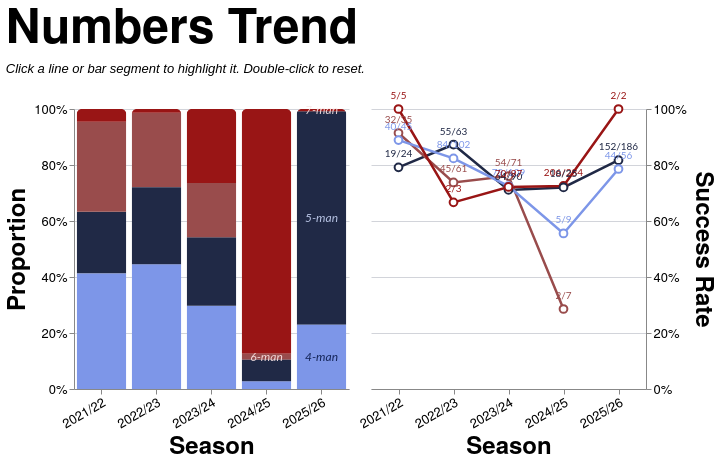

Write the Vega-Lite specification saved for this chart.
### Vega-Lite specification from a JSON file in a GitHub repository (floating-point values rounded to 4 significant figures; data arrays with more than 128 entries replaced by an {"elided": "..."} marker saying what was removed)
{"config": {"axis": {"labelFont": "PT Sans Narrow, Helvetica Neue, Helvetica, Arial, sans-serif", "titleFont": "PT Sans Narrow, Helvetica Neue, Helvetica, Arial, sans-serif", "labelFontSize": 13, "titleFontSize": 24, "gridColor": "#202947", "gridOpacity": 0.2, "zindex": 1}, "text": {"font": "Lato, sans-serif"}, "bar": {"cornerRadiusEnd": 5}, "header": {"labelFont": "PT Sans Narrow, Helvetica Neue, Helvetica, Arial, sans-serif", "titleFont": "PT Sans Narrow, Helvetica Neue, Helvetica, Arial, sans-serif", "labelFontSize": 24, "titleFontSize": 28, "labelFontWeight": "bold", "orient": "left"}, "legend": {"labelFont": "PT Sans Narrow, Helvetica Neue, Helvetica, Arial, sans-serif", "titleFont": "PT Sans Narrow, Helvetica Neue, Helvetica, Arial, sans-serif", "labelFontSize": 14, "titleFontSize": 16, "titlePadding": 5, "fillColor": "white", "strokeColor": "black", "padding": 10, "titleFontWeight": "lighter", "titleFontStyle": "italic", "titleColor": "gray", "offset": 10}, "title": {"font": "PT Sans Narrow, Helvetica Neue, Helvetica, Arial, sans-serif", "fontSize": 48, "fontWeight": "bold", "anchor": "start", "align": "center", "titlePadding": 20, "subtitlePadding": 10, "subtitleFontSize": 13, "subtitleColor": "", "subtitleFontStyle": "italic", "offset": 15, "color": "black"}, "axisX": {"labelAngle": 0}, "facet": {"title": null, "header": null, "align": {"row": "each", "column": "each"}}, "resolve": {"scale": {"y": "independent", "facet": "independent"}}, "background": "transparent", "scale": {"offsetBandPaddingOuter": 0.2, "offsetBandPaddingInner": 0.1}, "view": {"stroke": null, "background": "transparent"}}, "hconcat": [{"layer": [{"mark": {"type": "bar", "opacity": 0.85}, "encoding": {"color": {"field": "numbers", "legend": null, "scale": {"domain": ["4", "5", "6", "7"], "range": ["#7d96e8", "#202946", "#994C4C", "#991515"]}, "sort": ["4", "5", "6", "7"], "type": "nominal"}, "opacity": {"condition": {"param": "param_10", "value": 1.0, "empty": true}, "value": 0.2}, "order": {"field": "stack_order", "sort": "ascending", "type": "quantitative"}, "stroke": {"value": "transparent"}, "tooltip": [{"field": "season", "title": "Season", "type": "nominal"}, {"field": "numbers_display", "title": "Numbers", "type": "nominal"}, {"field": "attempts", "format": ",.0f", "title": "Attempts", "type": "quantitative"}, {"field": "won", "format": ",.0f", "title": "Won", "type": "quantitative"}, {"field": "success_rate", "format": ".1%", "title": "Success Rate", "type": "quantitative"}], "x": {"axis": {"labelAngle": -30}, "field": "season", "sort": ["2021/22", "2022/23", "2023/24", "2024/25", "2025/26"], "title": "Season", "type": "nominal"}, "y": {"axis": {"format": "%", "orient": "left"}, "field": "attempts", "stack": "normalize", "title": "Proportion", "type": "quantitative"}}, "name": "view_5", "transform": [{"filter": "(loSquad == 'All' || datum.squad == loSquad) && (loGameType == 'All' || (loGameType == 'League + Cup' && (datum.game_type == 'League' || datum.game_type == 'Cup')) || (loGameType == 'League only' && datum.game_type == 'League') || datum.game_type == loGameType) && (loThrower == 'All' || datum.thrower == loThrower) && (loJumper == 'All' || datum.jumper == loJumper) && (loArea == 'All' || datum.area == loArea)"}, {"aggregate": [{"op": "count", "as": "attempts"}, {"op": "sum", "field": "won", "as": "won"}], "groupby": ["season", "numbers"]}, {"calculate": "datum.won / datum.attempts", "as": "success_rate"}, {"calculate": "datum.won + '/' + datum.attempts", "as": "won_attempts_label"}, {"calculate": "datum.numbers + '-man'", "as": "numbers_display"}, {"calculate": "datum.numbers == '4' ? 0 : datum.numbers == '5' ? 1 : datum.numbers == '6' ? 2 : datum.numbers == '7' ? 3 : 999", "as": "stack_order"}]}, {"mark": {"type": "text", "align": "center", "baseline": "middle", "fontSize": 12, "fontStyle": "italic"}, "encoding": {"color": {"field": "text_label_color", "legend": null, "scale": null, "type": "nominal"}, "opacity": {"condition": {"param": "param_10", "value": 0.9, "empty": true}, "value": 0.3}, "text": {"field": "numbers_display", "type": "nominal"}, "x": {"axis": {"labelAngle": -30}, "field": "season", "sort": ["2021/22", "2022/23", "2023/24", "2024/25", "2025/26"], "title": "Season", "type": "nominal"}, "y": {"field": "mid_y", "scale": {"domain": [0, 1]}, "type": "quantitative"}}, "transform": [{"filter": "(loSquad == 'All' || datum.squad == loSquad) && (loGameType == 'All' || (loGameType == 'League + Cup' && (datum.game_type == 'League' || datum.game_type == 'Cup')) || (loGameType == 'League only' && datum.game_type == 'League') || datum.game_type == loGameType) && (loThrower == 'All' || datum.thrower == loThrower) && (loJumper == 'All' || datum.jumper == loJumper) && (loArea == 'All' || datum.area == loArea)"}, {"aggregate": [{"op": "count", "as": "attempts"}, {"op": "sum", "field": "won", "as": "won"}], "groupby": ["season", "numbers"]}, {"calculate": "datum.won / datum.attempts", "as": "success_rate"}, {"calculate": "datum.won + '/' + datum.attempts", "as": "won_attempts_label"}, {"calculate": "datum.numbers + '-man'", "as": "numbers_display"}, {"calculate": "datum.numbers == '4' ? 0 : datum.numbers == '5' ? 1 : datum.numbers == '6' ? 2 : datum.numbers == '7' ? 3 : 999", "as": "stack_order"}, {"joinaggregate": [{"op": "sum", "field": "attempts", "as": "season_total"}], "groupby": ["season"]}, {"calculate": "datum.attempts / datum.season_total", "as": "proportion"}, {"window": [{"op": "sum", "field": "proportion", "as": "cum_prop"}], "frame": [null, 0], "groupby": ["season"], "sort": [{"field": "stack_order", "order": "ascending"}]}, {"calculate": "datum.cum_prop - datum.proportion / 2", "as": "mid_y"}, {"calculate": "datum.numbers == '4' ? '#0a1a4a' : datum.numbers == '5' ? '#c8d4f5' : datum.numbers == '6' ? '#fce8e8' : datum.numbers == '7' ? '#fce8e8' : 'black'", "as": "text_label_color"}, {"calculate": "toNumber(split(datum.season, '/')[0])", "as": "season_order_num"}, {"window": [{"op": "row_number", "field": "", "as": "season_rank"}], "groupby": ["numbers"], "sort": [{"field": "season_order_num", "order": "descending"}]}, {"filter": "datum.season_rank == 1"}]}], "height": 280, "width": {"step": 55}}, {"layer": [{"mark": {"type": "line", "point": {"fill": "white", "filled": false, "size": 60}, "strokeWidth": 2.5}, "encoding": {"color": {"field": "numbers", "legend": null, "scale": {"domain": ["4", "5", "6", "7"], "range": ["#7d96e8", "#202946", "#994C4C", "#991515"]}, "sort": ["4", "5", "6", "7"], "type": "nominal"}, "detail": {"field": "numbers", "type": "nominal"}, "opacity": {"condition": {"param": "param_10", "value": 1.0, "empty": true}, "value": 0.2}, "tooltip": [{"field": "season", "title": "Season", "type": "nominal"}, {"field": "numbers_display", "title": "Numbers", "type": "nominal"}, {"field": "attempts", "format": ",.0f", "title": "Attempts", "type": "quantitative"}, {"field": "won", "format": ",.0f", "title": "Won", "type": "quantitative"}, {"field": "success_rate", "format": ".1%", "title": "Success Rate", "type": "quantitative"}], "x": {"axis": {"labelAngle": -30}, "field": "season", "sort": ["2021/22", "2022/23", "2023/24", "2024/25", "2025/26"], "title": "Season", "type": "nominal"}, "y": {"axis": {"format": "%", "orient": "right"}, "field": "success_rate", "scale": {"domainMax": 1, "nice": true}, "title": "Success Rate", "type": "quantitative"}}, "name": "view_6", "transform": [{"filter": "(loSquad == 'All' || datum.squad == loSquad) && (loGameType == 'All' || (loGameType == 'League + Cup' && (datum.game_type == 'League' || datum.game_type == 'Cup')) || (loGameType == 'League only' && datum.game_type == 'League') || datum.game_type == loGameType) && (loThrower == 'All' || datum.thrower == loThrower) && (loJumper == 'All' || datum.jumper == loJumper) && (loArea == 'All' || datum.area == loArea)"}, {"aggregate": [{"op": "count", "as": "attempts"}, {"op": "sum", "field": "won", "as": "won"}], "groupby": ["season", "numbers"]}, {"calculate": "datum.won / datum.attempts", "as": "success_rate"}, {"calculate": "datum.won + '/' + datum.attempts", "as": "won_attempts_label"}, {"calculate": "datum.numbers + '-man'", "as": "numbers_display"}]}, {"mark": {"type": "text", "align": "center", "baseline": "bottom", "dy": -8, "fontSize": 10}, "encoding": {"color": {"field": "numbers", "legend": null, "scale": {"domain": ["4", "5", "6", "7"], "range": ["#7d96e8", "#202946", "#994C4C", "#991515"]}, "sort": ["4", "5", "6", "7"], "type": "nominal"}, "detail": {"field": "numbers", "type": "nominal"}, "opacity": {"condition": {"param": "param_10", "value": 1.0, "empty": true}, "value": 0.2}, "text": {"field": "won_attempts_label", "type": "nominal"}, "x": {"axis": {"labelAngle": -30}, "field": "season", "sort": ["2021/22", "2022/23", "2023/24", "2024/25", "2025/26"], "title": "Season", "type": "nominal"}, "y": {"axis": {"format": "%", "orient": "right"}, "field": "success_rate", "scale": {"domainMax": 1, "nice": true}, "title": "Success Rate", "type": "quantitative"}}, "transform": [{"filter": "(loSquad == 'All' || datum.squad == loSquad) && (loGameType == 'All' || (loGameType == 'League + Cup' && (datum.game_type == 'League' || datum.game_type == 'Cup')) || (loGameType == 'League only' && datum.game_type == 'League') || datum.game_type == loGameType) && (loThrower == 'All' || datum.thrower == loThrower) && (loJumper == 'All' || datum.jumper == loJumper) && (loArea == 'All' || datum.area == loArea)"}, {"aggregate": [{"op": "count", "as": "attempts"}, {"op": "sum", "field": "won", "as": "won"}], "groupby": ["season", "numbers"]}, {"calculate": "datum.won / datum.attempts", "as": "success_rate"}, {"calculate": "datum.won + '/' + datum.attempts", "as": "won_attempts_label"}, {"calculate": "datum.numbers + '-man'", "as": "numbers_display"}]}], "height": 280, "width": {"step": 55}}], "data": {"name": "data-15e79532cff8ae58bb045c3a34749407"}, "params": [{"name": "loSquad", "value": "All"}, {"name": "loSeason", "value": "All"}, {"name": "loGameType", "value": "All"}, {"name": "loThrower", "value": "All"}, {"name": "loJumper", "value": "All"}, {"name": "loArea", "value": "All"}, {"name": "loNumbers", "value": "All"}, {"name": "param_10", "select": {"type": "point", "clear": "dblclick", "fields": ["numbers"], "on": "click"}, "views": ["view_5", "view_6"]}], "resolve": {"scale": {"color": "shared"}}, "spacing": 8, "title": {"text": "Numbers Trend", "subtitle": "Click a line or bar segment to highlight it. Double-click to reset."}, "$schema": "https://vega.github.io/schema/vega-lite/v5.20.1.json", "datasets": {"data-15e79532cff8ae58bb045c3a34749407": {"elided": "1274 records"}}}
